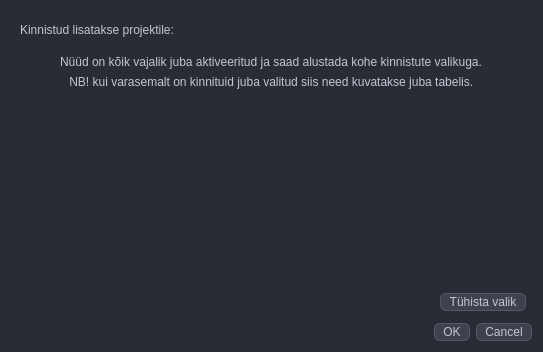
<?xml version="1.0" encoding="UTF-8"?>
<ui version="4.0">
 <class>Dialog</class>
 <widget class="QDialog" name="Dialog">
  <property name="geometry">
   <rect>
    <x>0</x>
    <y>0</y>
    <width>543</width>
    <height>352</height>
   </rect>
  </property>
  <property name="windowTitle">
   <string>Dialog</string>
  </property>
  <property name="styleSheet">
   <string notr="true">*{
	border: transparent;
	background-color: transparent;
    background: transparent;
	padding: 0;
	margin: 0;
	color: #c5c5d2;
}

/*konteinerite peamised omadused*/

QDialog{
    background-color: #272c35;
}

#swWorkSpace{
    background-color: #202123;
}
#Sevituudid{
    background-color: #343b47;
}

#leftMenuContainer{
    background-color: #202123 ;
}

#rightMenuContainer{
    background-color: #272c35;
}


/*nuppu peamised omadused*/
/*Üldomadused*/
QPushButton{
	padding: 1px 8px;
    border-radius: 6px;
	background-color:#40414f;
	border: 0.5px solid #565869;
}


QPushButton:hover{
    background-color: #8e8ea0;
	padding: 1px 8px;
    border-radius: 8px;
	border: 0.5px solid #acacbe;
    
	color: rgb(255, 255, 255);
	padding: 2px 8px;
    border-radius: 6px;
}
</string>
  </property>
  <layout class="QVBoxLayout" name="verticalLayout">
   <item>
    <widget class="QFrame" name="fMainLabel">
     <property name="frameShape">
      <enum>QFrame::StyledPanel</enum>
     </property>
     <property name="frameShadow">
      <enum>QFrame::Raised</enum>
     </property>
     <layout class="QHBoxLayout" name="horizontalLayout_2">
      <item>
       <widget class="QLabel" name="lblDescription">
        <property name="text">
         <string>Kinnistud lisatakse projektile:</string>
        </property>
       </widget>
      </item>
      <item>
       <widget class="QLabel" name="lblProjectNumber">
        <property name="text">
         <string/>
        </property>
       </widget>
      </item>
      <item>
       <widget class="QLabel" name="lblProjectName">
        <property name="text">
         <string/>
        </property>
       </widget>
      </item>
      <item>
       <spacer name="horizontalSpacer">
        <property name="orientation">
         <enum>Qt::Horizontal</enum>
        </property>
        <property name="sizeHint" stdset="0">
         <size>
          <width>40</width>
          <height>20</height>
         </size>
        </property>
       </spacer>
      </item>
     </layout>
    </widget>
   </item>
   <item alignment="Qt::AlignHCenter">
    <widget class="QLabel" name="label">
     <property name="text">
      <string>Nüüd on kõik vajalik juba aktiveeritud ja saad alustada kohe kinnistute valikuga.</string>
     </property>
    </widget>
   </item>
   <item alignment="Qt::AlignHCenter">
    <widget class="QLabel" name="label_2">
     <property name="text">
      <string> NB! kui varasemalt on kinnituid juba valitud siis need kuvatakse juba tabelis. </string>
     </property>
    </widget>
   </item>
   <item>
    <widget class="QFrame" name="frame">
     <property name="frameShape">
      <enum>QFrame::StyledPanel</enum>
     </property>
     <property name="frameShadow">
      <enum>QFrame::Raised</enum>
     </property>
     <layout class="QHBoxLayout" name="horizontalLayout">
      <item>
       <widget class="QTableView" name="tvProperties_AddTo_Projects"/>
      </item>
     </layout>
    </widget>
   </item>
   <item>
    <widget class="QFrame" name="frame_2">
     <property name="frameShape">
      <enum>QFrame::StyledPanel</enum>
     </property>
     <property name="frameShadow">
      <enum>QFrame::Raised</enum>
     </property>
     <layout class="QVBoxLayout" name="verticalLayout_3">
      <property name="leftMargin">
       <number>0</number>
      </property>
      <property name="topMargin">
       <number>0</number>
      </property>
      <property name="rightMargin">
       <number>6</number>
      </property>
      <property name="bottomMargin">
       <number>6</number>
      </property>
      <item alignment="Qt::AlignRight">
       <widget class="QPushButton" name="pbClear_list">
        <property name="text">
         <string>Tühista valik</string>
        </property>
       </widget>
      </item>
     </layout>
    </widget>
   </item>
   <item>
    <widget class="QDialogButtonBox" name="buttonBox">
     <property name="orientation">
      <enum>Qt::Horizontal</enum>
     </property>
     <property name="standardButtons">
      <set>QDialogButtonBox::Cancel|QDialogButtonBox::Ok</set>
     </property>
    </widget>
   </item>
  </layout>
 </widget>
 <resources/>
 <connections>
  <connection>
   <sender>buttonBox</sender>
   <signal>accepted()</signal>
   <receiver>Dialog</receiver>
   <slot>accept()</slot>
   <hints>
    <hint type="sourcelabel">
     <x>248</x>
     <y>254</y>
    </hint>
    <hint type="destinationlabel">
     <x>157</x>
     <y>274</y>
    </hint>
   </hints>
  </connection>
  <connection>
   <sender>buttonBox</sender>
   <signal>rejected()</signal>
   <receiver>Dialog</receiver>
   <slot>reject()</slot>
   <hints>
    <hint type="sourcelabel">
     <x>316</x>
     <y>260</y>
    </hint>
    <hint type="destinationlabel">
     <x>286</x>
     <y>274</y>
    </hint>
   </hints>
  </connection>
 </connections>
</ui>
